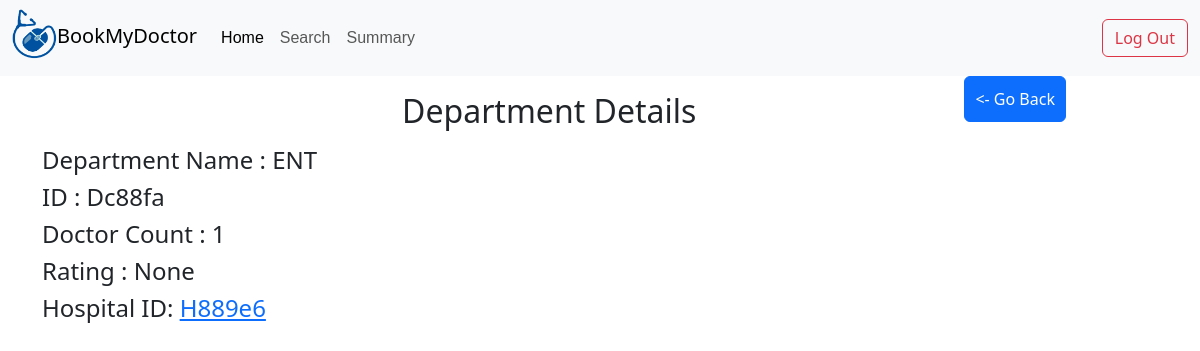
/Dc88fa/department/details, run on an earlier commit of the app's database.
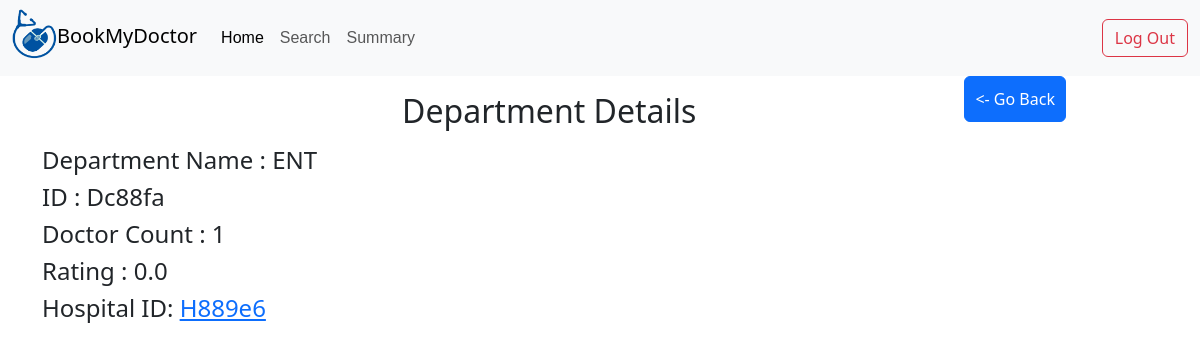
And on a later commit of the database.
### application/models.py (models this page shows)
class Department(db.Model):
    id=db.Column(db.String(),primary_key=True)
    name=db.Column(db.String())
    nDoc=db.Column(db.Integer,default=0)
    rating=db.Column(db.Float)
    hid=db.Column(db.String(),db.ForeignKey('hospital.id'))
    deptdocs=db.relationship('Deptdoc',backref='department')

### application/controllers.py (the view)
@app.route('/<deptId>/department/details')
def departmentDetails(deptId):
    return render_template('department_details.html',Department=Department.query.get(deptId))

### templates/department_details.html (shortened to what this page needs)
{%extends 'adminbase.html'%}
{%block content%}
<div class="d-flex justify-content-around">
   <h2 class="text-center mt-3 mb-3">Department Details</h2>
<div>
   <a type="button" class="btn btn-primary" href="/admin/dashboard" ><- Go Back </a>
 </div>
</div>
      <div class="container">
         <h4>Department Name : {{Department.name}}</h4>
         <h4>ID : {{Department.id}}</h4>
         <h4>Doctor Count : {{Department.nDoc}}</h4>
         <h4>Rating : {{Department.rating}}</h4>
         <h4>Hospital ID: <a href="/{{Department.hid}}/hospital/details">{{Department.hid}}</a> </h4>
         </div>
{%endblock%}

What changed in the data, as far as the page shows it:
changed Department "ENT": rating "None" → "0.0"
